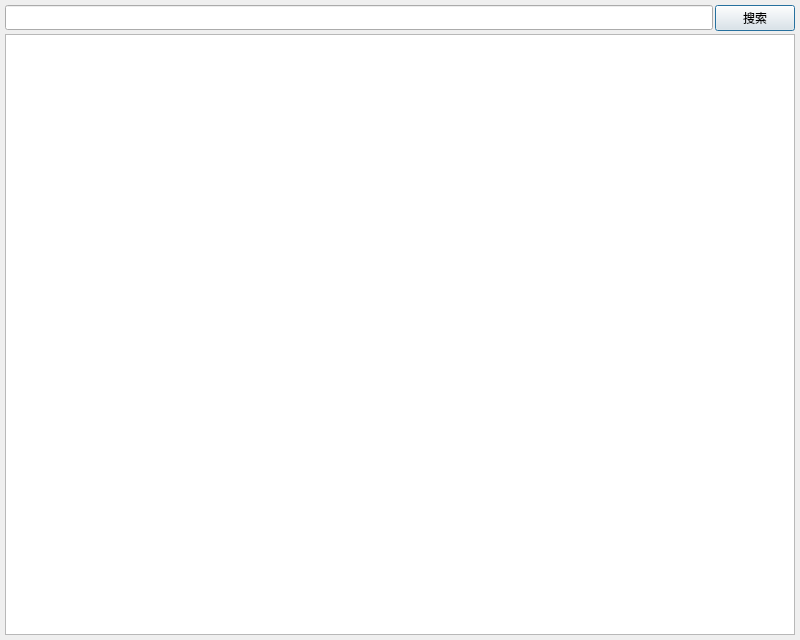
<?xml version="1.0" encoding="UTF-8"?>
<ui version="4.0">
 <class>DialogShowTableRow</class>
 <widget class="QDialog" name="DialogShowTableRow">
  <property name="windowModality">
   <enum>Qt::NonModal</enum>
  </property>
  <property name="geometry">
   <rect>
    <x>0</x>
    <y>0</y>
    <width>800</width>
    <height>640</height>
   </rect>
  </property>
  <property name="minimumSize">
   <size>
    <width>400</width>
    <height>640</height>
   </size>
  </property>
  <property name="font">
   <font>
    <family>Microsoft YaHei</family>
   </font>
  </property>
  <property name="windowTitle">
   <string>查看表格行记录</string>
  </property>
  <property name="windowIcon">
   <iconset resource="res.qrc">
    <normaloff>:/res/icon.ico</normaloff>:/res/icon.ico</iconset>
  </property>
  <layout class="QGridLayout" name="gridLayout_2">
   <property name="leftMargin">
    <number>5</number>
   </property>
   <property name="topMargin">
    <number>5</number>
   </property>
   <property name="rightMargin">
    <number>5</number>
   </property>
   <property name="bottomMargin">
    <number>5</number>
   </property>
   <property name="spacing">
    <number>3</number>
   </property>
   <item row="1" column="0">
    <widget class="QTableWidget" name="tableWidget"/>
   </item>
   <item row="0" column="0">
    <widget class="QWidget" name="gridWidget" native="true">
     <layout class="QGridLayout" name="gridLayout_3">
      <property name="leftMargin">
       <number>0</number>
      </property>
      <property name="topMargin">
       <number>0</number>
      </property>
      <property name="rightMargin">
       <number>0</number>
      </property>
      <property name="bottomMargin">
       <number>0</number>
      </property>
      <property name="horizontalSpacing">
       <number>2</number>
      </property>
      <property name="verticalSpacing">
       <number>0</number>
      </property>
      <item row="0" column="1">
       <widget class="QPushButton" name="pushButton">
        <property name="text">
         <string>搜索</string>
        </property>
       </widget>
      </item>
      <item row="0" column="0">
       <widget class="QLineEdit" name="lineEdit"/>
      </item>
     </layout>
    </widget>
   </item>
  </layout>
 </widget>
 <resources>
  <include location="res.qrc"/>
 </resources>
 <connections/>
</ui>
